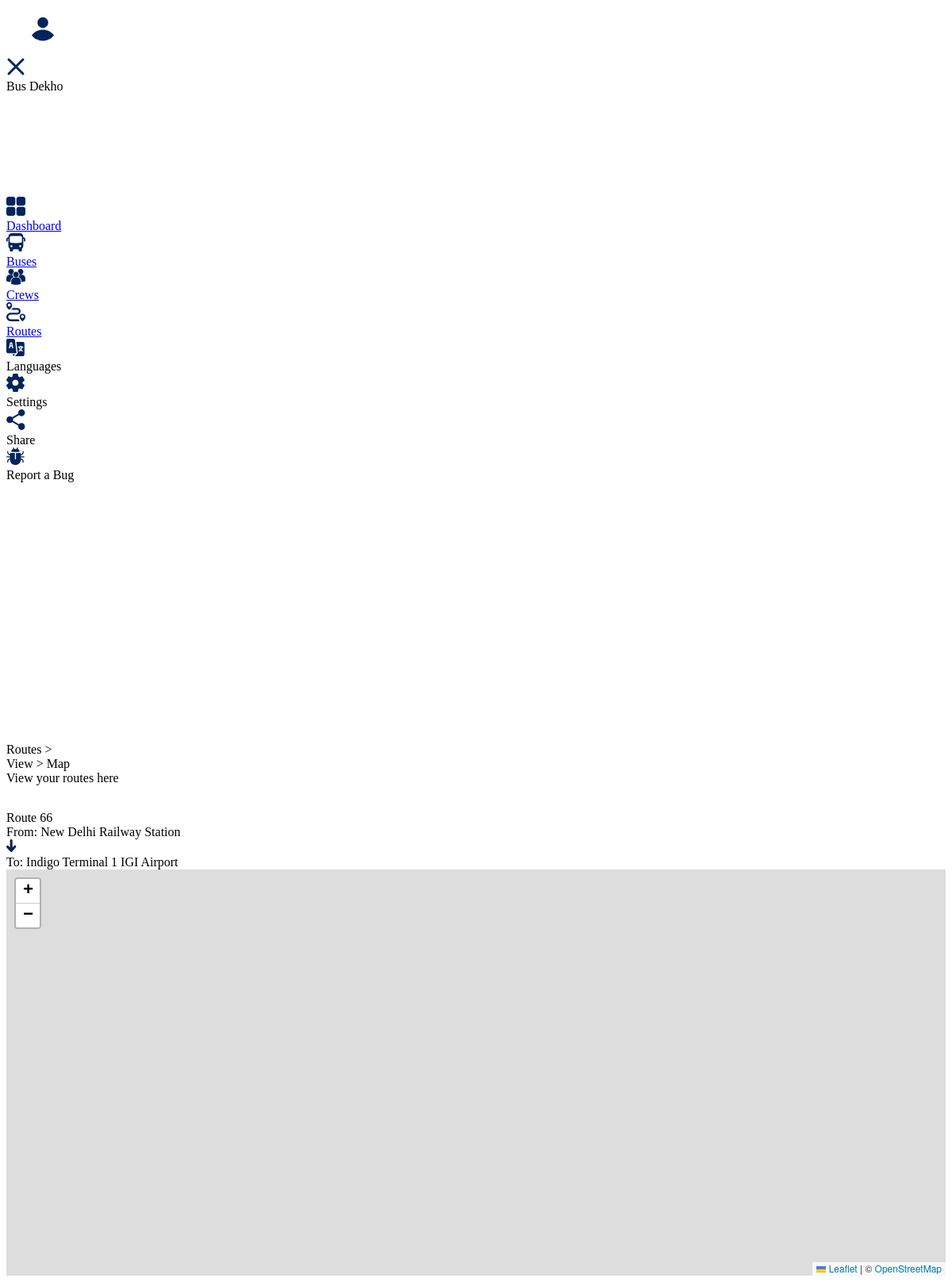
Page /admin/routeViewMap.php?route-id=1 (signed in) on the committed database.
### tables this page shows
CREATE TABLE `route_master` (
  `route_id` int NOT NULL AUTO_INCREMENT,
  `route_name` varchar(128) DEFAULT NULL,
  `from` varchar(256) DEFAULT NULL,
  `to` varchar(256) DEFAULT NULL,
  `geojson_path` varchar(512) DEFAULT NULL,
  PRIMARY KEY (`route_id`)
);

### admin/routeViewMap.php (the view, shortened to what this page needs)
<?php
    include("./../connection/connection.php");
?>
<!DOCTYPE html>
<html lang="en">
        <link rel="stylesheet" href="https://unpkg.com/leaflet@1.9.4/dist/leaflet.css"/>
    <body>
        <?php include("./topNavigation.php") ?>
        <?php include("./sideNavigation.php") ?>
        <div class="container relative">
            <div style="margin-top: 64px; margin-bottom: 32px;">
                <div class="flex align-center font-28 color-2">Routes >&nbsp;<div class="font-14">View > Map</div></div>
                <div class="font-14 color-2">View your routes here</div>
            </div>
            <div class="flex flex-column gap-16">
                <?php
                    $routeID = (int) $_REQUEST['route-id'];
                    $query = "SELECT * FROM `route_master` WHERE `route_id` = $routeID";
                    $data = mysqli_fetch_array(mysqli_query($connection, $query));
                ?>
                <div class="flex align-center gap-16 px-16 py-8 br-8 bs-8 bg-color-2">
                    <div class="flex flex-column gap-8 w100-percent">
                        <div class="font-18"><span class="color-1"><?php echo $data['route_name']; ?></div>
                        <div class="flex flex-column">
                            <div class="font-16"><span class="color-1">From:</span> <?php echo $data['from']; ?></div>
                            <div class="flex justify-center my-8"><img src="./../res/icons/arrow-down.svg" alt=""></div>
                            <div class="font-16"><span class="color-1">To:</span> <?php echo $data['to']; ?></div>
                        </div>
                    </div>
                </div>
                <div class="px-16 py-8 br-8 bs-8 bg-color-2">
                    <div id="map" style="height: 512px;"></div>
                </div>
            </div>
        </div>
    </body>
</html>

### rows in the picture
route_master: route_name "Route 66", from "New Delhi Railway Station", to "Indigo Terminal 1 IGI Airport"
